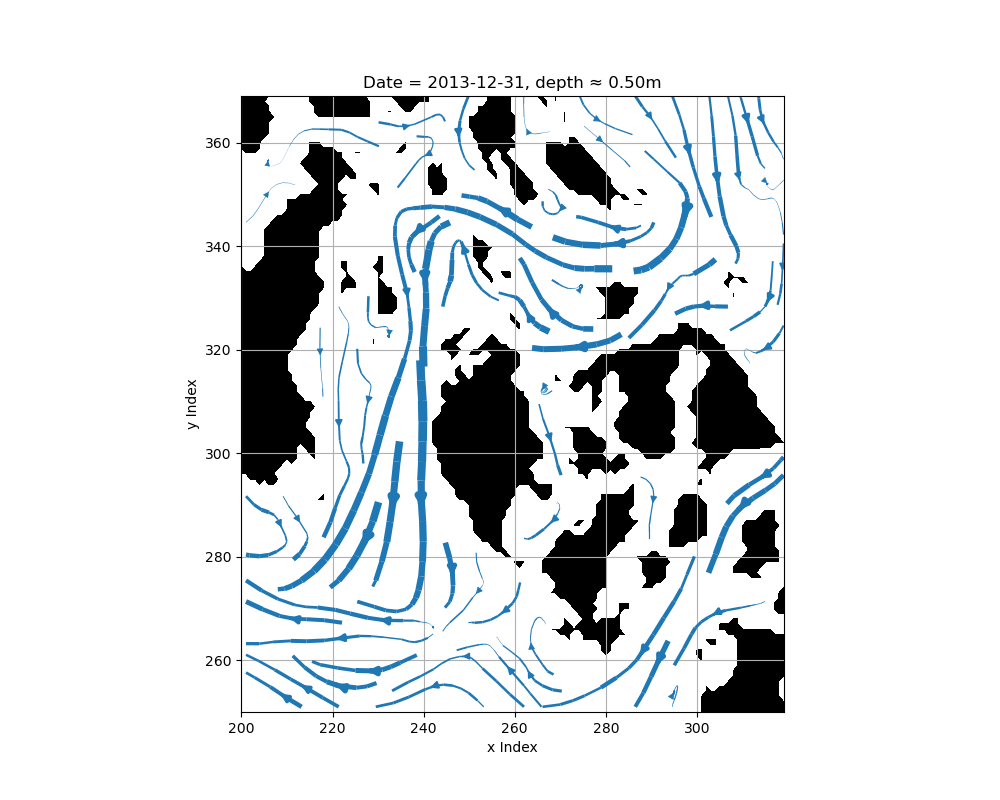

This chart was generated by the following Python code:
# This is a python file
# This program aims to generate velocity fields
# Following the example from https://github.com/SalishSeaCast/tools/blob/main/analysis_tools/Plotting%20Velocity%20Fields%20on%20Horizontal%20Planes.ipynb
# Written by Junqi Qiu (2025-10-01)

import matplotlib.pyplot as plt
import netCDF4 as nc
import numpy as np
from IPython.display import display, Math, Latex

from salishsea_tools import (
    nc_tools,
    viz_tools,
)

# Please cd to the dictionary "/home/jqiu/Programing/VelocityFields" before running the code

# Load the data
u_vel = nc.Dataset('SalishSea_1h_20131231_20131231_grid_U.nc')
v_vel = nc.Dataset('SalishSea_1h_20131231_20131231_grid_V.nc')
w_vel = nc.Dataset('SalishSea_1h_20131231_20131231_grid_W.nc')

# Check the variables and dimensions of the nc files
# nc_tools.show_dimensions(u_vel)
# nc_tools.show_variables(u_vel)

# 3 velocities are called 'vozocrtx', 'vomecrty', 'depthu' (I don't know why they are named like this)

# Extract volocities from the nc files
ugrid = u_vel.variables['vozocrtx']
vgrid = v_vel.variables['vomecrty']
zlevels = u_vel.variables['depthu']
timesteps = u_vel.variables['time_counter']

# Extract the grid information
t = nc.Dataset('SalishSea_1h_20131231_20131231_grid_T.nc')
lats = t.variables['nav_lat']
lons = t.variables['nav_lon']

t, zlevel = 4, 0
y_slice = np.arange(250, 370)
x_slice = np.arange(200, 320)

ugrid_tzyx = np.ma.masked_values(ugrid[t, zlevel, y_slice, x_slice], 0)
vgrid_tzyx = np.ma.masked_values(vgrid[t, zlevel, y_slice, x_slice], 0)
u_tzyx, v_tzyx = viz_tools.unstagger(ugrid_tzyx, vgrid_tzyx)
speeds = np.sqrt(np.square(u_tzyx) + np.square(v_tzyx))
max_speed = viz_tools.calc_abs_max(speeds)

fig, ax = plt.subplots(1, 1, figsize=(10, 8))
viz_tools.set_aspect(ax)

ax.streamplot(
    x_slice[1:], y_slice[1:], u_tzyx, v_tzyx,
    linewidth=7*speeds/max_speed,
)
viz_tools.plot_land_mask(ax, 'bathymetry_201702.nc', xslice=x_slice, yslice=y_slice)

ax.set_xlim(x_slice[0], x_slice[-1])
ax.set_ylim(y_slice[0], y_slice[-1])
ax.grid()

ax.set_xlabel('x Index')
ax.set_ylabel('y Index')
ax.set_title(u'Date = 2013-12-31, depth \u2248 {d:.2f}{z.units}'.format(d=zlevels[zlevel], z=zlevels))

# Save the plot to have a look
plt.savefig('VelocityField2.png')
print("Plot saved to VelocityField2.png")